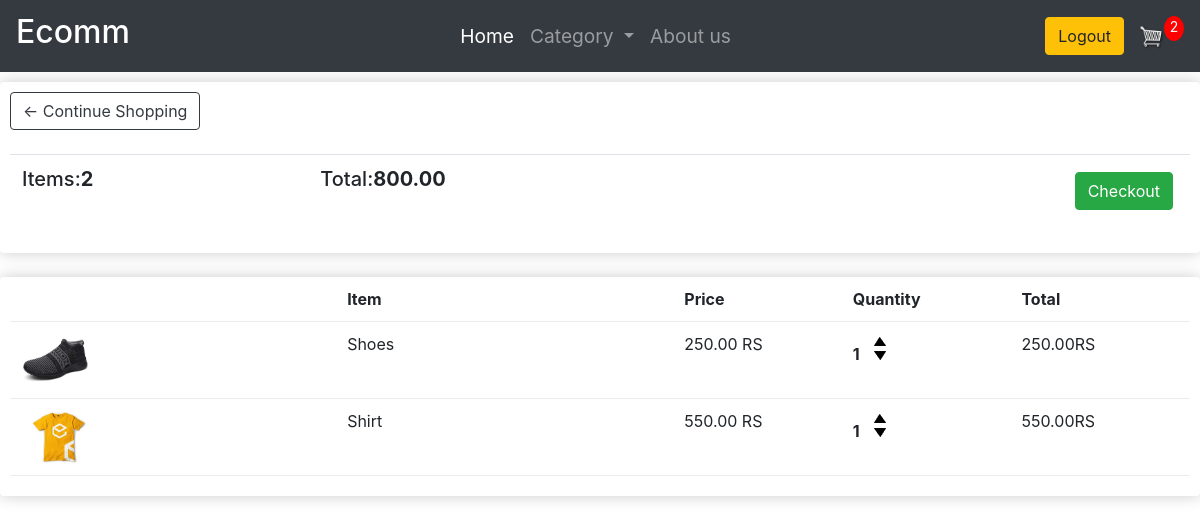
The app's page /cart/ (signed in) with its own data.
### foodapp/models.py (models this page shows, shortened)
class Order(models.Model):
    user=models.ForeignKey(settings.AUTH_USER_MODEL, on_delete=models.CASCADE)
    date_ordered=models.DateTimeField(auto_now_add=True)
    complete=models.BooleanField(default=False,null=True,blank=False)
    transaction_id=models.CharField(max_length=200,null=True)
    @property
    def get_cart_total(self):
        orderitems=self.orderitem_set.all()
        total=sum([item.get_total for item in orderitems])
        return total
    @property
    def get_cart_items(self):
        orderitems=self.orderitem_set.all()
        total=sum([item.quantity for item in orderitems])
        return total

class OrderItem(models.Model):
    product=models.ForeignKey(Product,on_delete=models.SET_NULL,blank=True,null=True)
    order=models.ForeignKey(Order,on_delete=models.SET_NULL,blank=True,null=True)
    quantity=models.IntegerField(default=0,null=True,blank=True)
    date_added=models.DateTimeField(auto_now_add=True)
    @property
    def get_total(self):
        total=self.product.price * self.quantity
        return total

class Product(models.Model):
    name=models.CharField(max_length=200,null=True)
    price=models.DecimalField(max_digits=7,decimal_places=2)
    digital=models.BooleanField(default=False,null=False,blank=False)
    image = models.ImageField(null=True,blank=True)
    description=models.CharField(max_length=500,null=True)
    @property
    def imageURL(self):
        try:
            url=self.image.url
        except:
            url= ''
        return url

### foodapp/views.py (the view)
# urls.py: path('cart/',views.cart,name='cart'),
def cart(request):
    data=cartData(request)
    cartItems=data['cartItems']
    order=data['order']
    items=data['items']
    context={'items':items,'order':order,'cartItems':cartItems}
    return render(request,"foodapp/cart.html",context)

### foodapp/utiils.py (called while the page is built)
def cartData(request):
    user=request.user
    order,created=Order.objects.get_or_create(user=user,complete=False)
    items = order.orderitem_set.all()
    cartItems=order.get_cart_items
    return{'cartItems':cartItems,'order':order,'items':items}

### foodapp/templates/foodapp/cart.html
{% extends 'foodapp/main.html' %}
{% load static %}
{% block content %}
<div class="row">
    <div class="col-lg-12">
        <div class="box-element">
            <a class ="btn btn-outline-dark" href="{% url 'store' %}">&#x2190; Continue Shopping
            </a>
            <br>
            <br>
            <table class="table">
                <tr>
                    <th><h5>Items:<strong>{{order.get_cart_items}}</strong></h5></th>
                    <th><h5>Total:<strong>{{order.get_cart_total}}</strong></h5></th>
                    <th>
                        <a style="float:right; margin: 5px;" class="btn btn-success" href="{% url 'checkout' %}">Checkout</a>
                    </th>
                </tr>
            </table>
        </div>
        <br>
        <div class="box-element">
            <div class="cart-row">
                <div style="flex: 2;"></div>
                <div style="flex: 2;"><strong>Item</strong></div>
                <div style="flex: 1;"><strong>Price</strong></div>
                <div style="flex: 1;"><strong>Quantity</strong></div>
                <div style="flex: 1;"><strong>Total</strong></div>
            </div>
            {% for item in items %}
            <div class="cart-row">
                <div style="flex: 2;"><img class="row-image" src="{{item.product.imageURL }}" alt="">
                </div>
                <div style="flex: 2;">{{item.product.name}}</div>
                <div style="flex: 1;">{{item.product.price}} RS</div>
                <div style="flex: 1;">
                    <p class="quantity">{{item.quantity}}</p>
						<div class="quantity">
							<img data-product="{{item.product.id}}" data-action="add" class="chg-quantity update-cart" src="{% static  'images/assets/arrow-up.png' %}">
							<img data-product="{{item.product.id}}" data-action="remove" class="chg-quantity update-cart" src="{% static  'images/assets/arrow-down.png' %}">
						</div>
                </div>
                <div style="flex: 1;">{{item.get_total}}RS</div>
            </div>
            {% endfor %}
        </div>
    </div>
</div>
{% endblock content %}

### static/css/main.css (style rules this page uses)
.row-image { width: 100px; }
.cart-row { display: flex; align-items: flex-stretch; padding-bottom: 10px; margin-bottom: 10px; border-bottom: 1px solid #ececec; }
.col-lg-4, .col-lg-6, .col-lg-8, .col-lg-12 { margin-top: 10px; }
.box-element { box-shadow:hsl(0, 0%, 80%) 0 0 16px; background-color: #fff; border-radius: 4px; padding: 10px; }
.chg-quantity { width: 12px; cursor: pointer; display: block; margin-top: 5px; transition:.1s; }
.quantity { display: inline-block; font-weight: 700; padding-right:10px; }

### records on screen
Order: get_cart_items "2", get_cart_total "800.00"
OrderItem: product.imageURL (picture), product.name "Shoes", product.price "250.00", quantity "1", get_total "250.00"
OrderItem: product.imageURL (picture), product.name "Shirt", product.price "550.00", quantity "1", get_total "550.00"

### other values on screen
{{ cartItems }} "2"
